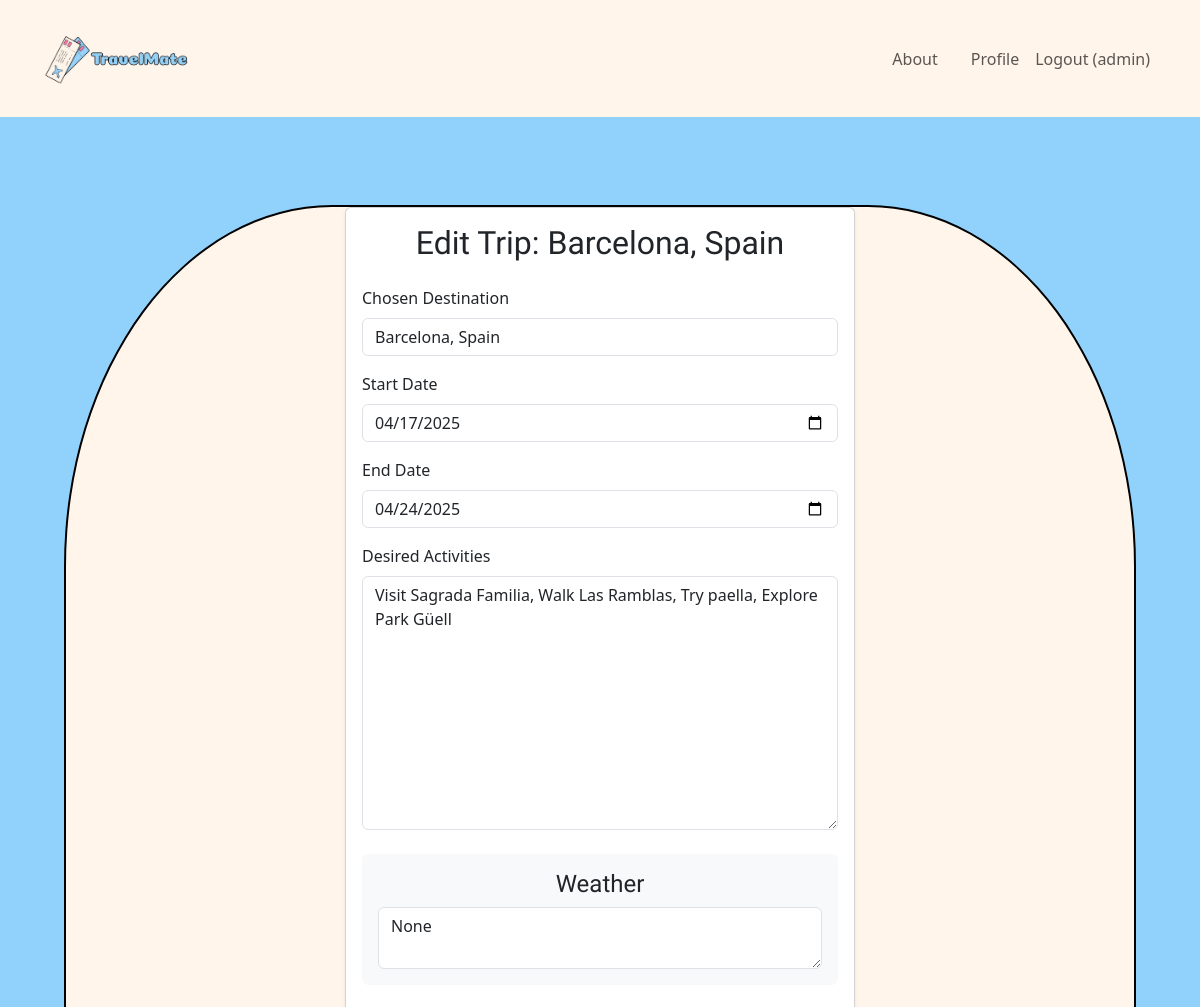
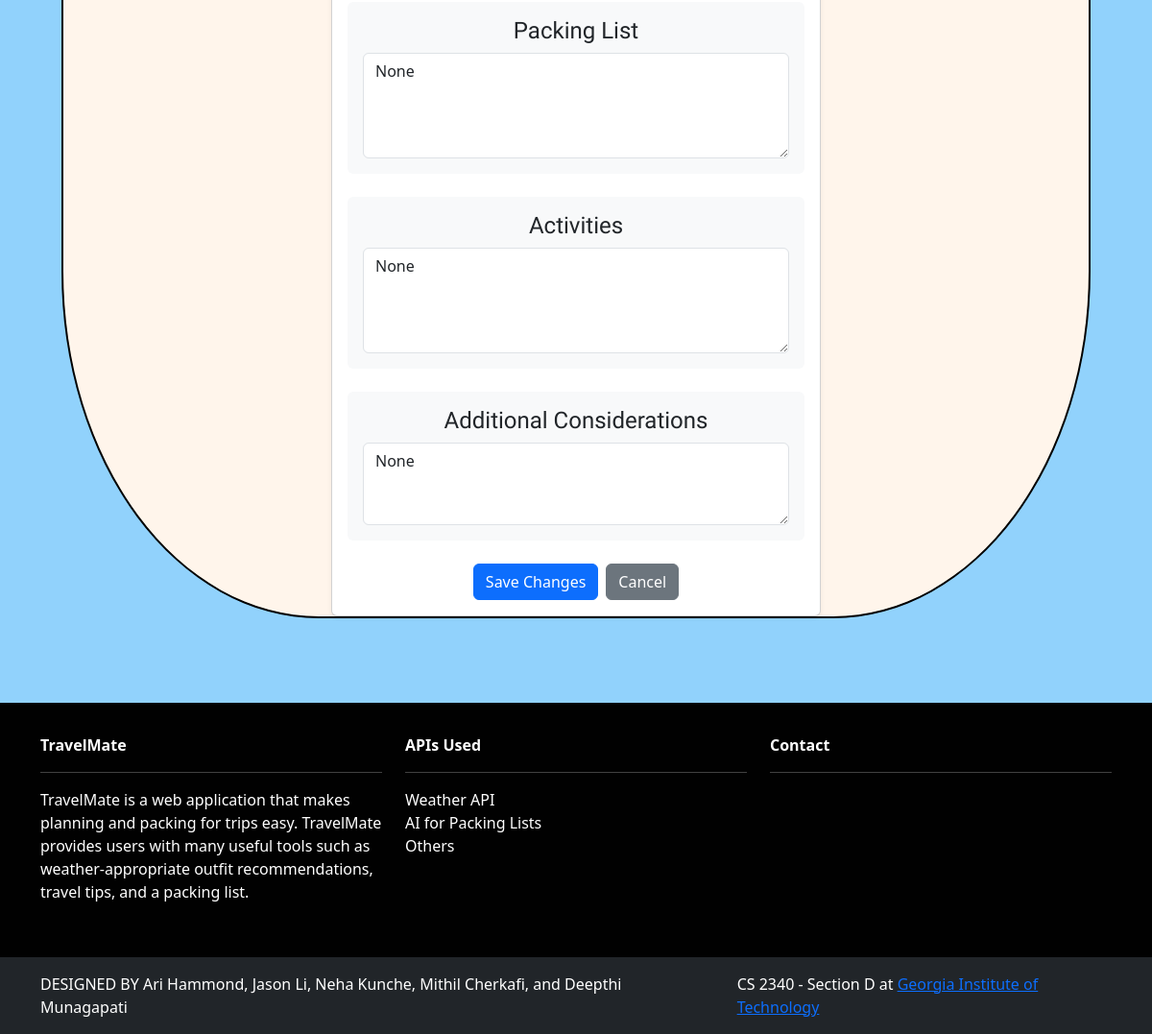
/trips/16/edit/ (signed in), run on the app's committed database (2 pictures, top to bottom).
### trips/models.py (models this page shows, shortened)
class inputTrip(models.Model):
    created_at = models.DateTimeField(default=timezone.now)
    user = models.ForeignKey(User, null=True, on_delete=models.CASCADE)
    destination = models.CharField("Chosen Destination", max_length=200)
    start_date = models.DateField("Start Date")
    end_date = models.DateField("End Date")
    activities = models.TextField("Desired Activities", max_length=500)
    weather = models.TextField("Weather Info", blank=True, null=True)
    packing_list = models.TextField("Packing List", blank=True, null=True)
    activities_list = models.TextField("Activities List", blank=True, null=True)
    considerations = models.TextField("Additional Considerations", blank=True, null=True)
    class Meta:
        ordering = ['created_at']
        verbose_name = "Trip"
        verbose_name_plural = "Trips"

### trips/views.py (the view)
# urls.py: path('<int:trip_id>/edit/', views.edit_trip, name='edit_trip'),
@login_required
def edit_trip(request, trip_id):
    trip = get_object_or_404(inputTrip, id=trip_id, user=request.user)
    if request.method == 'POST':
        form = TripForm(request.POST, instance=trip)
        if form.is_valid():
            form.save()
            messages.success(request, 'Trip updated successfully!')
            return redirect('trips')  # adjust this to match your trip list url name
    else:
        form = TripForm(instance=trip)
    return render(request, 'trips/edit_trip.html', {'form': form, 'trip': trip})

### trips/forms.py
class TripForm(forms.ModelForm):
    class Meta:
        model = inputTrip
        fields = ['destination', 'start_date', 'end_date', 'activities',
                  'weather', 'packing_list', 'activities_list', 'considerations']
        widgets = {
            'start_date': forms.DateInput(attrs={'type': 'date'}),
            'end_date': forms.DateInput(attrs={'type': 'date'}),
        }

### trips/templatetags/form_tags.py (called while the page is built)
@register.filter(name='add_class')
def add_class(value, css_class):
    return value.as_widget(attrs={'class': css_class})

### trips/templates/trips/edit_trip.html (shortened to what this page needs)
{% extends 'base.html' %}
{% load static %}
{% load form_tags %}
{% block content %}
<div class="p-5 m-3">
    <div class="container">
        <div class="row justify-content-center my-4" id="edit-trip">
            <div class="col-md-6">
                <div class="card shadow-sm">
                    <div class="card-body">
                        <h2 class="card-title text-center coiny-regular mb-4">Edit Trip: {{ trip.destination }}</h2>
                        <form method="post">
                            <div class="mb-3">
                                <label for="id_destination" class="form-label">Chosen Destination</label>
                                {{ form.destination|add_class:"form-control" }}
                            </div>
                            <div class="mb-3">
                                <label for="id_start_date" class="form-label">Start Date</label>
                                {{ form.start_date|add_class:"form-control" }}
                            </div>
                            <div class="mb-3">
                                <label for="id_end_date" class="form-label">End Date</label>
                                {{ form.end_date|add_class:"form-control" }}
                            </div>
                            <div class="mb-3">
                                <label for="id_activities" class="form-label">Desired Activities</label>
                                {{ form.activities|add_class:"form-control" }}
                            </div>
                            <div class="my-4 p-3 bg-light rounded text-center">
                                <h4 class="coiny-regular">Weather</h4>
                                <textarea name="weather" class="form-control mt-2">{{ trip.weather }}</textarea>
                            </div>
                            <div class="my-4 p-3 bg-light rounded text-center">
                                <h4 class="coiny-regular">Packing List</h4>
                                <textarea name="packing_list" class="form-control mt-2" rows="4">{{ trip.packing_list }}</textarea>
                            </div>
                            <div class="my-4 p-3 bg-light rounded text-center">
                                <h4 class="coiny-regular">Activities</h4>
                                <textarea name="activities_list" class="form-control mt-2" rows="4">{{ trip.activities_list }}</textarea>
                            </div>
                            <div class="my-4 p-3 bg-light rounded text-center">
                                <h4 class="coiny-regular">Additional Considerations</h4>
                                <textarea name="considerations" class="form-control mt-2" rows="3">{{ trip.considerations }}</textarea>
                            </div>
                            <div class="d-flex justify-content-center gap-2">
                                <button type="submit" class="btn btn-primary">Save Changes</button>
                                <a href="{% url 'trips' %}" class="btn btn-secondary">Cancel</a>
                            </div>
                        </form>
                    </div>
                </div>
            </div>
        </div>
    </div>
</div>
{% endblock content %}

### travelmate/templates/base.html (shortened to what this page needs)
<!DOCTYPE html>
<html lang="en">
{% load static %}
<head>
    <link href="https://cdn.jsdelivr.net/npm/bootstrap@5.3.3/dist/css/bootstrap.min.css" rel="stylesheet">
    <link rel="stylesheet" type="text/css" href="{% static 'css/style.css' %}" />
</head>
<body class="d-flex flex-column min-vh-100" style="background-color: #91D2FC;">
    <nav class="p-3 navbar navbar-expand-lg">
        <div class="container">
            <a class="navbar-brand mx-0" href="{% url 'home.index' %}">
                <img src="{% static 'img/logo3.png' %}" alt="logo" height="75px" style="object-fit:fill;" />
            </a>
            <div class="collapse navbar-collapse" id="navbarNavAltMarkup">
                <div class="navbar-nav ms-auto navbar-ml">
                    <a class="nav-link" href="{% url 'home.about' %}">About</a>
                    {% if user.is_authenticated %}
                        <a class="nav-link" href="{% url 'accounts.profile' %}">Profile</a>
                        <a class="nav-link" href="{% url 'accounts.logout' %}">Logout ({{ user.username }})</a>
                    {% else %}
                        <a class="nav-link" href="{% url 'accounts.login' %}">Login</a>
                        <a class="nav-link" href="{% url 'accounts.signup' %}">Sign Up</a>
                    {% endif %}
                </div>
            </div>
        </div>
    </nav>
    <main class="flex-fill">
        {% block content %}
        {% endblock content %}
    </main>
    <section class="p-3 ms-footer d-none d-md-block">
        <div class="container">
            <div class="row mt-3 text-white">
                <div class="col-4 mx-auto mb-4">
                    <b>TravelMate</b>
                    <hr />
                    <p>TravelMate is a web application that makes planning and packing for trips easy. TravelMate provides users with many useful tools such as weather-appropriate outfit recommendations, travel tips, and a packing list.</p>
                </div>
                <div class="col-4 mx-auto mb-4">
                    <b>APIs Used</b>
                    <hr />
                    <a class="nav-link" href="#">Weather API</a>
                    <a class="nav-link" href="#">AI for Packing Lists</a>
                    <a class="nav-link" href="#">Others</a>
                </div>
                <div class="col-4 mx-auto mb-4">
                    <b>Contact</b>
                    <hr />
                </div>
            </div>
        </div>
    </section>
    <section class="p-3 ms-footer-bottom bg-dark mt-auto">
        <div class="container d-flex flex-column flex-md-row justify-content-between">
            <div class="me-5 text-white mb-2 mb-md-0">
                <span>DESIGNED BY Ari Hammond, Jason Li, Neha Kunche, Mithil Cherkafi, and Deepthi Munagapati</span>
            </div>
            <div class="text-white">
                <span>CS 2340 - Section D at <a href="https://www.gatech.edu" target="_blank">Georgia Institute of Technology</a></span>
            </div>
        </div>
    </section>
</body>
</html>

### travelmate/static/css/style.css (style rules this page uses)
* { --bckgrnd: #fff5eb; --main-color: #95d0f7; --dark: #010101; --accent: #fc79a8; }
.coiny-regular { font-family: "Coiny", sans-serif; font-weight: 400; font-style: normal; }
.navbar { background-color: var(--bckgrnd); }
body { background-color: var(--main-color); }
.ms-footer { background-color: var(--dark); }
#edit-trip { border: 2px solid var(--dark); border-radius: 25%; background-color: var(--bckgrnd); background-blend-mode: soft-light; }

### data on the page
inputTrip: destination "Barcelona, Spain", start_date "04/17/2025", end_date "04/24/2025", activities "Visit Sagrada Familia, Walk Las Ramblas, Try paella, Explore Park Güell", weather "None", packing_list "None", activities_list "None", considerations "None"

### other printed values
{{ user.username }} "admin"
